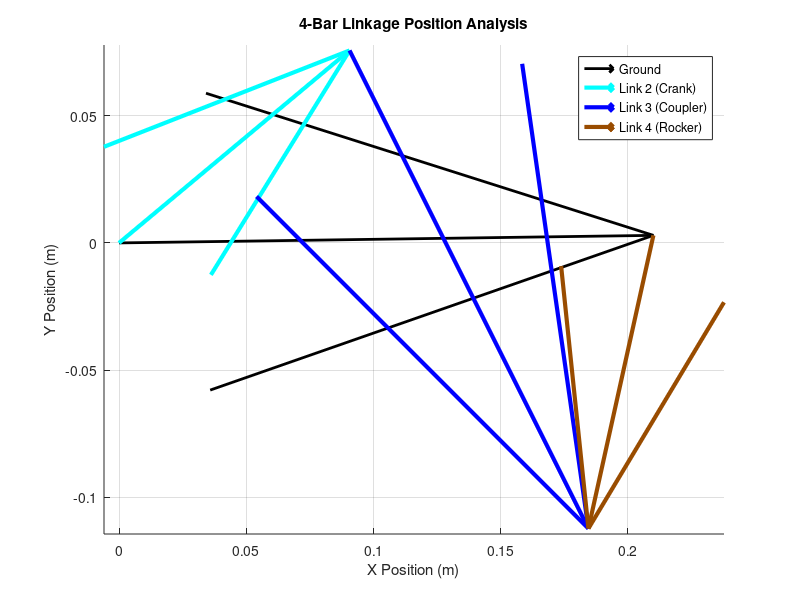

MATLAB code for this plot:
clear all
close all
clc

% ==========================================
% 1. PARAMETERS & INPUT
% ==========================================
L1 = 0.210; % Ground (Pink) - d
L2 = 0.118; % Crank (Cyan)  - a
L3 = 0.210; % Coupler (Blue)- b
L4 = 0.118; % Rocker (Brown)- c

% Assign canonical names
d = L1;
a = L2;
b = L3;
c = L4;

% Ground Offset
theta1_deg = 0.81;
theta1 = deg2rad(theta1_deg);

% --- INPUT: Link 4 (Brown) ---
q4_global_deg = -102.5; 
q4 = deg2rad(q4_global_deg) - theta1; % Local Angle

% ==========================================
% 2. CALCULATION (Find q2, q3 from q4)
% ==========================================

% Norton's K Constants
K1 = d/a;
K2 = d/c;
K3 = (a^2 - b^2 + c^2 + d^2)/(2*a*c);

% Coefficients A, B, C for finding q2 (Derived from Input q4)
% Logic เดิมของคุณที่ถูกต้อง แต่นำมาใส่ตัวแปร A, B, C
A = -((1 + K1)*cos(q4) + K2 + K3);
B = 2*sin(q4);
C = (1 - K1)*cos(q4) + K2 - K3;

% Check determinant
det_val = B^2 - 4*A*C;
if det_val < 0
    error('No solution');
end

% Solve for q2 (2 Cases: Open & Crossed) using 2*atan
q2_sol1 = 2*atan((-B + sqrt(det_val))/(2*A)); 
q2_sol2 = 2*atan((-B - sqrt(det_val))/(2*A));

% Calculate q3 using Vector Sum Logic (To ensure loop closure)
% Case 1 (Matches q2_sol1)
Vec3_1 = c*exp(1j*q4) + d - a*exp(1j*q2_sol1);
q3_sol1 = angle(Vec3_1);

% Case 2 (Matches q2_sol2)
Vec3_2 = c*exp(1j*q4) + d - a*exp(1j*q2_sol2);
q3_sol2 = angle(Vec3_2);

% ==========================================
% 3. CONVERT TO GLOBAL & DISPLAY
% ==========================================

% Convert back to Global angles
q2_1_deg = rad2deg(q2_sol1 + theta1);
q3_1_deg = rad2deg(q3_sol1 + theta1);

q2_2_deg = rad2deg(q2_sol2 + theta1);
q3_2_deg = rad2deg(q3_sol2 + theta1);

fprintf('--- Results ---\n');
fprintf('Configuration 1:\n Theta2: %.4f deg, Theta3: %.4f deg\n', q2_1_deg, q3_1_deg);
fprintf('Configuration 2:\n Theta2: %.4f deg, Theta3: %.4f deg\n', q2_2_deg, q3_2_deg);

% ==========================================
% 4. PLOTTING
% ==========================================
% Select Configuration to plot (e.g., Sol 2)
q2_plot = q2_sol2; 
q3_plot = q3_sol2;

% Global Angles for Plotting
q2g = q2_plot + theta1;
q3g = q3_plot + theta1;
q4g = q4 + theta1;

% Calculate Vectors in Global Frame
RO2 = 0; % Origin at O2
RO4 = d*exp(1j*theta1); % Ground Vector

RA  = a*exp(1j*q2g);      % Link 2 Vector
RBA = b*exp(1j*q3g);      % Link 3 Vector
RBO4 = c*exp(1j*q4g);     % Link 4 Vector (from O4)

% Points
Pos_O2 = RO2;
Pos_O4 = RO4;
Pos_A  = RO2 + RA;
Pos_B  = Pos_A + RBA; % or RO4 + RBO4

% Components for Quiver
O2x = real(Pos_O2); O2y = imag(Pos_O2);
O4x = real(Pos_O4); O4y = imag(Pos_O4);
Ax  = real(Pos_A);  Ay  = imag(Pos_A);
Bx  = real(Pos_B);  By  = imag(Pos_B);

% Create Plot
figure;
hold on; axis equal; grid on;

% 1. Ground (Pink/Black) - O2 -> O4
quiver(O2x, O2y, O4x-O2x, O4y-O2y, 0, 'k', 'LineWidth', 2, 'MaxHeadSize', 0.5);

% 2. Link 2 Crank (Cyan) - O2 -> A
quiver(O2x, O2y, Ax-O2x, Ay-O2y, 0, 'c', 'LineWidth', 3, 'MaxHeadSize', 0.5);

% 3. Link 3 Coupler (Blue) - A -> B
quiver(Ax, Ay, Bx-Ax, By-Ay, 0, 'b', 'LineWidth', 3, 'MaxHeadSize', 0.5);

% 4. Link 4 Rocker (Brown) - O4 -> B
% Brown color RGB: [0.6, 0.3, 0]
quiver(O4x, O4y, Bx-O4x, By-O4y, 0, 'Color', [0.6, 0.3, 0], 'LineWidth', 3, 'MaxHeadSize', 0.5);

title('4-Bar Linkage Position Analysis');
xlabel('X Position (m)'); ylabel('Y Position (m)');
legend('Ground', 'Link 2 (Crank)', 'Link 3 (Coupler)', 'Link 4 (Rocker)');
